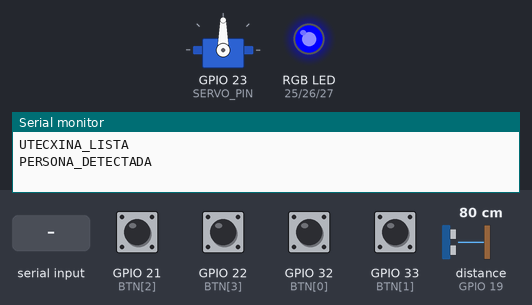
Bench run of a sketch on a simulated ESP32. Parts: servo, an RGB LED mixed from three pins (HIGH = lit), the last lines printed to the serial monitor. Wiring (from diagram.json): ultrasonic range finder: trigger GPIO 18; echo GPIO 19. The test bench sets the inputs (shaded band); at power-on: GPIO 21 (BTN[2]), GPIO 22 (BTN[3]), GPIO 32 (BTN[0]), GPIO 33 (BTN[1]) HIGH, distance to the obstacle (sensor on GPIO 19) 80 cm. The echo pulse lasts 58.3 µs per cm; pins used as bus, display or sensor lines are not drawn.

Above: at 1.5 s.
1.6 s: "DEMO\n" received over Serial
At 2.1 s:
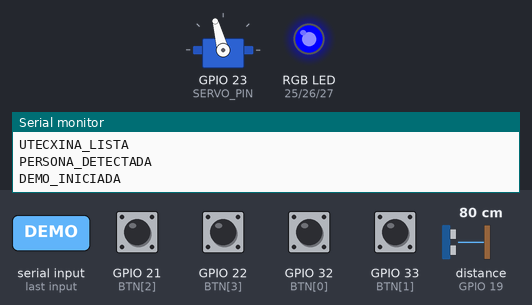
3.7 s: "ESCUCHANDO\n" received over Serial
At 4.1 s:
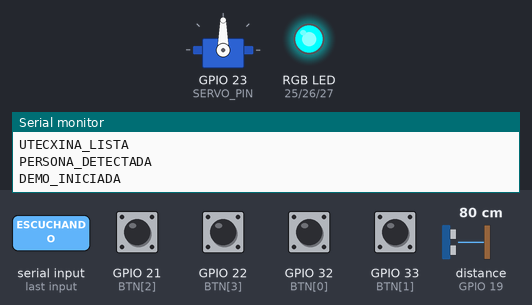
5.2 s: "PROCESANDO\n" received over Serial
At 6.4 s:
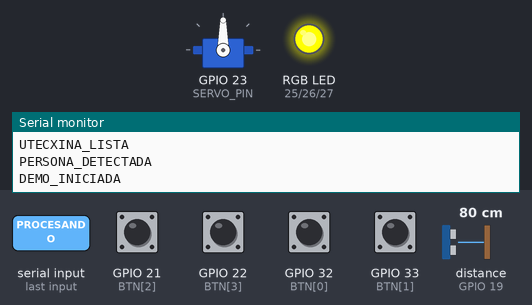
6.7 s: "RESPONDIENDO\n" received over Serial
At 7.7 s:
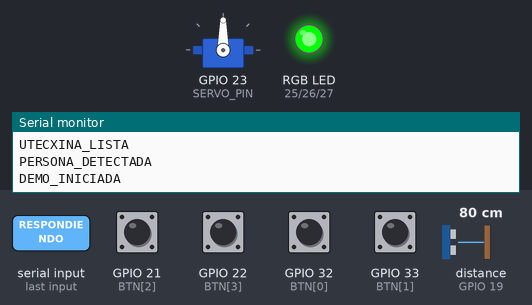
8.2 s: "MOVER_SERVO\n" received over Serial
At 8.7 s:
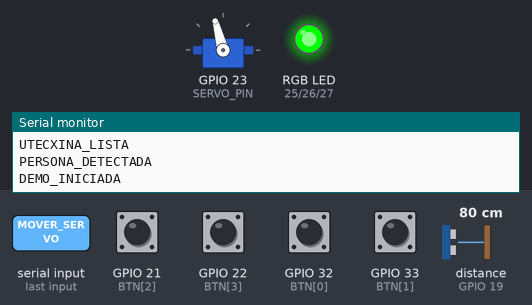
Timing chart, 0 to 11.2 s (numbered marks = the images above; inputs shaded):
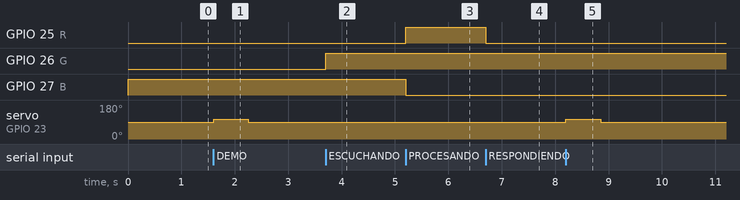

The sketch:

sketch.ino
```cpp
#include <Arduino.h>
#include <ESP32Servo.h>
// ESP32-WROOM DevKit; RGB catodo comun; ECHO mediante divisor 1k (arriba) + 2k (abajo)
// HC-SR04 VCC 5V, GND comun; servo 5V regulados externos, GND comun.
constexpr int TRIG=18,ECHO=19,R=25,G=26,B=27,SERVO_PIN=23;
constexpr int BTN[4]={32,33,21,22};
constexpr unsigned long DEBOUNCE=45, SAMPLE=150, COOLDOWN=9000;
Servo servo;
String input="";
enum State {ESPERA,ESCUCHANDO,PROCESANDO,RESPONDIENDO};
State state=ESPERA;
bool rawLast[4]={HIGH,HIGH,HIGH,HIGH}, stable[4]={HIGH,HIGH,HIGH,HIGH};
unsigned long changed[4]={0,0,0,0}, lastSample=0, lastDetected=0, motionEnd=0;
int nearCount=0, farCount=0;
bool armed=true;
void rgb(bool r,bool g,bool b){digitalWrite(R,r);digitalWrite(G,g);digitalWrite(B,b);}
void mode(State s){state=s; if(s==ESPERA)rgb(0,0,1);else if(s==ESCUCHANDO)rgb(0,1,1);else if(s==PROCESANDO)rgb(1,1,0);else rgb(0,1,0);}
void moveServo(){servo.write(105);motionEnd=millis()+650;}
void command(String s){s.trim();s.toUpperCase();
 if(s=="PING")Serial.println("PONG");
 else if(s=="ESPERA"||s=="REPOSO")mode(ESPERA);
 else if(s=="ESCUCHANDO")mode(ESCUCHANDO);
 else if(s=="PROCESANDO")mode(PROCESANDO);
 else if(s=="RESPONDIENDO")mode(RESPONDIENDO);
 else if(s=="MOVER_SERVO")moveServo();
 else if(s=="DEMO"){moveServo();Serial.println("DEMO_INICIADA");}
 else if(s.length())Serial.println("ERROR_COMANDO");
}
void serialPoll(){while(Serial.available()){char c=Serial.read();if(c=='\n'){command(input);input="";}else if(c!='\r'){if(input.length()<80)input+=c;else input="";}}}
void buttonsPoll(){unsigned long t=millis();for(int i=0;i<4;i++){bool v=digitalRead(BTN[i]);if(v!=rawLast[i])changed[i]=t;rawLast[i]=v;if(t-changed[i]>=DEBOUNCE&&v!=stable[i]){stable[i]=v;if(v==LOW){Serial.print("BOTON_");Serial.println(i+1);}}}}
void sensorPoll(){unsigned long t=millis();if(t-lastSample<SAMPLE)return;lastSample=t;
 digitalWrite(TRIG,LOW);delayMicroseconds(2);digitalWrite(TRIG,HIGH);delayMicroseconds(10);digitalWrite(TRIG,LOW);
 unsigned long duration=pulseIn(ECHO,HIGH,25000);if(duration==0)return;
 float cm=duration*0.0343f/2.0f;
 if(cm>=15&&cm<=80){nearCount=min(nearCount+1,4);farCount=0;}
 else if(cm>100){farCount=min(farCount+1,5);nearCount=0;}
 else {nearCount=0;}
 if(farCount>=5)armed=true;
 if(armed&&nearCount>=3&&state==ESPERA&&(lastDetected==0||t-lastDetected>COOLDOWN)){
  armed=false;lastDetected=t;Serial.println("PERSONA_DETECTADA");
 }
}
void setup(){Serial.begin(115200);pinMode(TRIG,OUTPUT);pinMode(ECHO,INPUT);digitalWrite(TRIG,LOW);
 pinMode(R,OUTPUT);pinMode(G,OUTPUT);pinMode(B,OUTPUT);
 for(int i=0;i<4;i++)pinMode(BTN[i],INPUT_PULLUP);
 servo.setPeriodHertz(50);servo.attach(SERVO_PIN,500,2400);servo.write(90);
 mode(ESPERA);delay(300);Serial.println("UTECXINA_LISTA");}
void loop(){serialPoll();buttonsPoll();sensorPoll();if(motionEnd&&((long)(millis()-motionEnd)>=0)){servo.write(90);motionEnd=0;}}
```

Measured:
- after the input at 1.6 s, servo on GPIO 23 (SERVO_PIN): 90° → 105° at once, → 90° 0.65 s later
- after the input at 3.7 s, GPIO 26 (G): LOW → HIGH at once
- after the input at 5.2 s, GPIO 25 (R): LOW → HIGH at once; GPIO 27 (B): HIGH → LOW at once
- after the input at 6.7 s, GPIO 25 (R): HIGH → LOW at once
- after the input at 8.2 s, servo on GPIO 23 (SERVO_PIN): 90° → 105° at once, → 90° 0.65 s later
